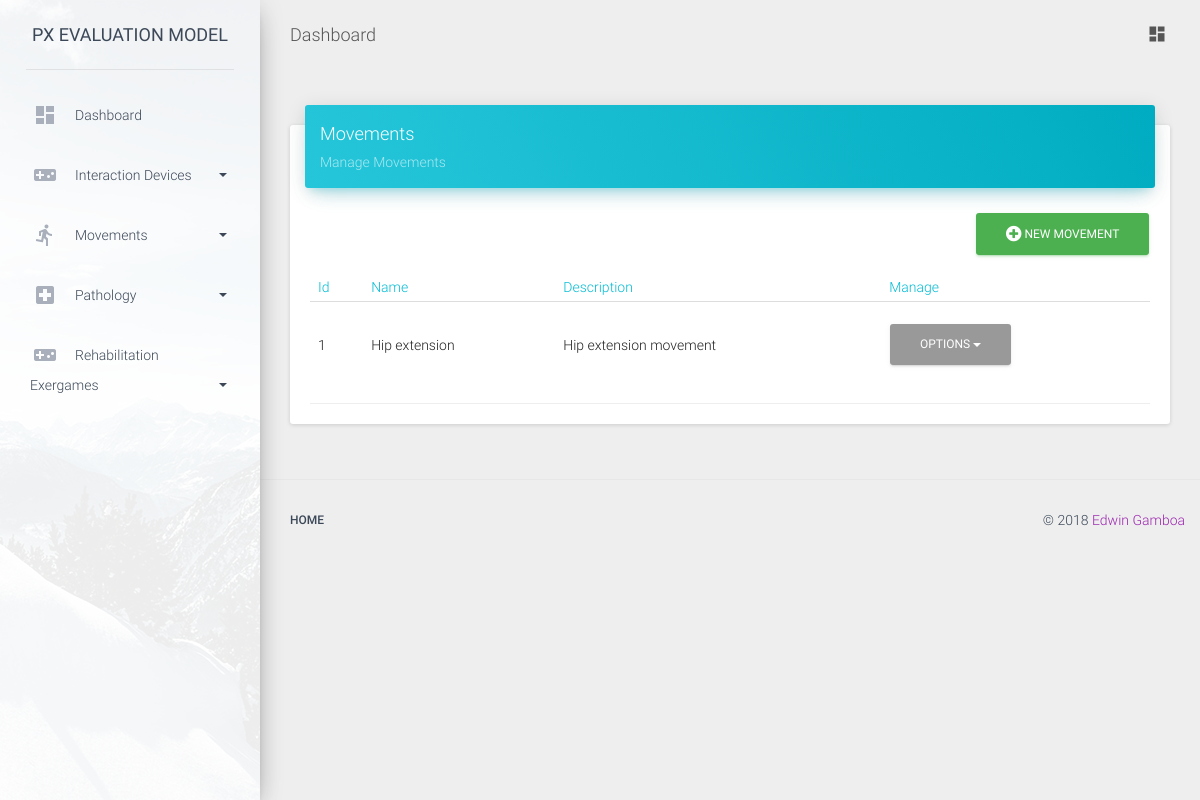
The page /movements/ on the database as committed earlier.
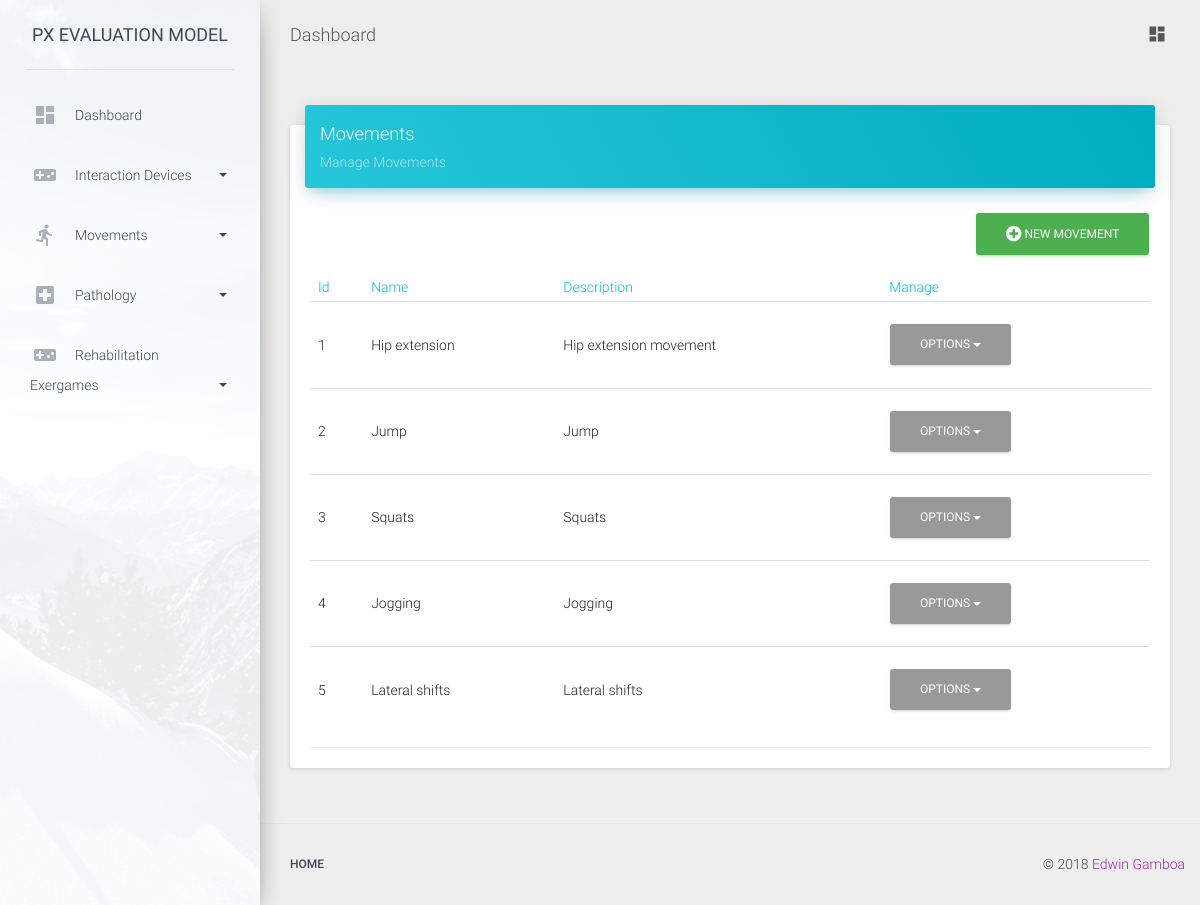
The same page on the database as committed later.
### movements/models.py (models this page shows, shortened)
class Movement (models.Model):
    name = models.CharField(max_length=140)
    description = models.TextField()
    configuration_parameters = models.ManyToManyField(ConfigurationParameter, blank=True)

### movements/views.py (the view)
class MovementList(ListView):
    model = Movement

### templates/movements/movement_list.html (shortened to what this page needs)
{% extends "list_base.html" %}
{% block card_title %}Movements{% endblock card_title %}
{% block card_description %}Manage Movements{% endblock card_description%}
{% block table_head %}
    <tr>
        <th>Id</th>
        <th>Name</th>
        <th>Description</th>
        <th>Manage</th>
    </tr>
{% endblock table_head %}
{% block table_body %}
    {% for object in object_list %}
        <tr>
            <td>{{ object.id }}</td>
            <td>{{ object.name }}</td>
            <td>{{ object.description }}</td>
            <td>
                <div class="dropdown">
                    <a href="#" class="btn dropdown-toggle" data-toggle="dropdown">
                        Options
                        <b class="caret"></b>
                    </a>
                </div>
            </td>
        </tr>
    {% endfor %}
{% endblock table_body %}
{% block new_url %} {% url 'movements:new' %} {% endblock new_url %}
{% block new_object_name %}Movement{% endblock new_object_name %}

Rows that differ between the two databases and show on the page:
added Movement: id "2", name "Jump", description "Jump"
added Movement: id "3", name "Squats", description "Squats"
added Movement: id "4", name "Jogging", description "Jogging"
added Movement: id "5", name "Lateral shifts", description "Lateral shifts"
